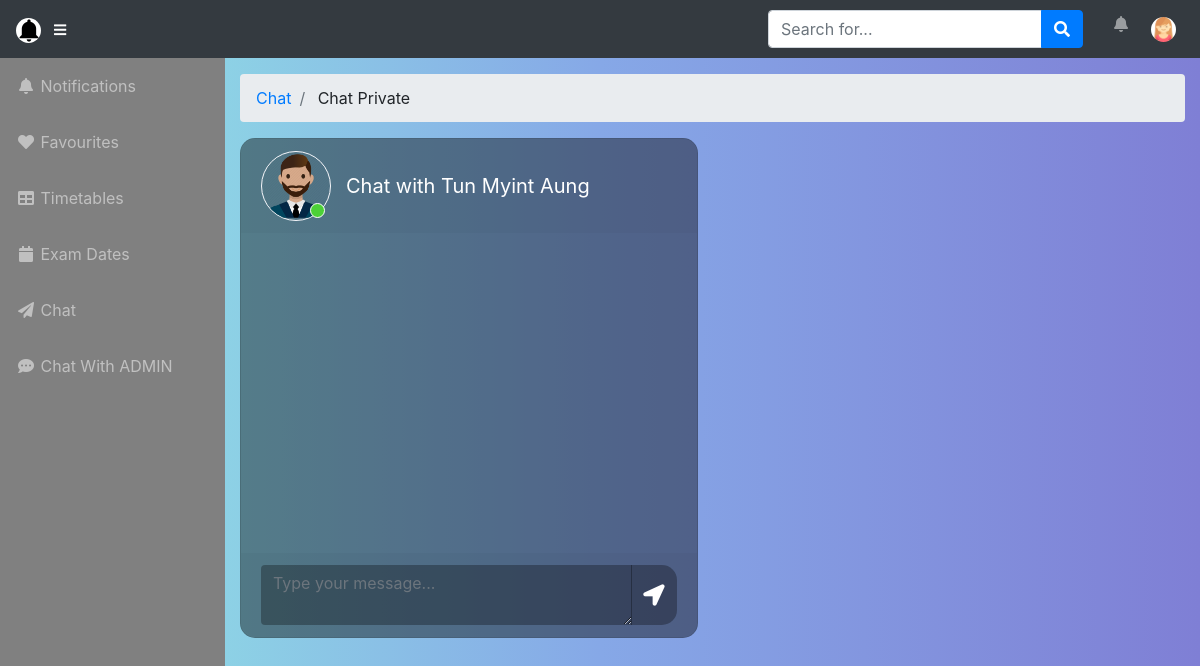
The page /user/chat-private.php?userid=3 (signed in) on the database its author committed.
### tables this page shows
CREATE TABLE `users` (
  `userid` int(11) NOT NULL,
  `userphoto` varchar(255) NOT NULL,
  `username` varchar(255) NOT NULL,
  `useremail` varchar(255) NOT NULL,
  `userpass` varchar(255) NOT NULL,
  `year_id` int(11) NOT NULL,
  `userphone` varchar(255) NOT NULL,
  `useraddress` text NOT NULL,
  `status` int(2) NOT NULL,
  `user_status` int(2) NOT NULL,
  `created_dates` datetime NOT NULL,
  `modified_date` datetime NOT NULL
);

### user/functions.php (called while the page is built, shortened)
<?php
  function clean($string)
  {
    global $conn;
    return mysqli_real_escape_string($conn,$string);
  }
?>

### user/chat-private.php (the view, shortened to what this page needs)
<?php
 include('../admin/database/connection.php');
 include('functions.php');
   if(isset($_GET['userid'])) {
    $userid =  clean($_GET['userid']);
    $query = $conn->query("SELECT * FROM users WHERE userid=$userid");
    $quer = $query->fetch_assoc();
   }
 ?>
 <!DOCTYPE html>
<html lang="en">
<head>
  <link href="vendor/fontawesome-free/css/all.min.css" rel="stylesheet" type="text/css">
  <link href="icons/themify-icons/themify-icons.css" rel="stylesheet">
  <link href="vendor/datatables/dataTables.bootstrap4.css" rel="stylesheet">
  <link href="css/sb-admin.css" rel="stylesheet">
  <link href="css/animate.css" rel="stylesheet">
  <link href="css/chat.css" rel="stylesheet">
</head>
<body id="page-top">
   <?php include('includes/usernavbar.php');?>
  <div id="wrapper">
    <?php include('includes/usersidebar.php'); ?>
    <div id="content-wrapper">
      <div class="container-fluid">
        <ol class="breadcrumb">
          <li class="breadcrumb-item">
            <a style="text-decoration: none;" href="chat.php">Chat</a>
          </li>
          <li class="breadcrumb-item">
            Chat Private
          </li>
        </ol>
        <div class="row">
                    <div class="col-12 col-md-8 col-xl-6 chat">
          <div class="card">
            <div class="card-header msg_head">
              <div class="d-flex bd-highlight">
                <div class="img_cont">
                  <img src="../admin/userprofiles/<?php echo $quer['userphoto']?>" class="rounded-circle user_img">
                  <span class="online_icon"></span>
                </div>
                <div class="user_info">
                  <span>Chat with <?php echo $quer['username']?></span>
                </div>
              </div>
            </div>
            <div class="card-body msg_card_body chat_history" id="<?php echo $quer['userid']?>" >
            </div>
            <div class="card-footer">
              <div class="input-group">
                <textarea name="chat_message"  class="form-control type_msg chat_message" placeholder="Type your message..." required=""></textarea>
                <div class="input-group-append">
                  <span class="input-group-text send_btn"><i class="fas fa-location-arrow fa-lg send_message" data-id=<?php echo $quer['userid']?>></i></span>
                </div>
              </div>
            </div>
          </div>
        </div>
        </div>
    </div>
  </div>
<?php include('includes/userfooter.php');?>

### user/includes/usernavbar.php (shortened to what this page needs)
<?php
 $rr = $conn->query("SELECT * FROM users WHERE userid='".$_SESSION['userid']."' AND useremail='".$_SESSION['useremail']."'");
   $rrr =  $rr->fetch_assoc();
?>
<nav class="navbar navbar-expand navbar-dark bg-dark static-top">
    <a class="navbar-brand mr-1" href="index.php"><img style="width: 25px; height: 25px" class="rounded-circle" src="../admin/adminprofiles/images.png"></a>
    <button class="btn btn-link btn-sm text-white order-1 order-sm-0" id="sidebarToggle" href="#">
      <i class="fas fa-bars"></i>
    </button>
    <form class="form-inline ml-auto mr-0 mr-md-3 my-2 my-md-0" action="index.php" method="POST">
      <div class="input-group">
        <input type="text" class="form-control" <?php if(isset($_POST['search'])) { ?>  value="<?php echo $search;?>" <?php } ?> id="search" placeholder="Search for..." aria-label="Search" aria-describedby="basic-addon2" name="nasearch">
        <div class="input-group-append">
          <button class="btn btn-primary" type="submit" name="search">
            <i class="fas fa-search"></i>
          </button>
        </div>
      </div>
    </form>
    <ul class="navbar-nav ml-auto ml-md-0">
      <li class="d-none d-sm-block nav-item dropdown no-arrow mx-1">
        <a class="nav-link dropdown-toggle" href="#" id="alertsDropdown" role="button" data-toggle="dropdown" aria-haspopup="true" aria-expanded="false">
          <i class="d-none d-sm-block fas fa-bell fa-fw hidden-sm"></i>
        </a>
      </li>
      <li class="nav-item dropdown no-arrow">
        <a class="nav-link dropdown-toggle" href="#" id="userDropdown" role="button" data-toggle="dropdown" aria-haspopup="true" aria-expanded="false">
         <img style="width: 25px; height: 25px" class="rounded-circle" src="../admin/userprofiles/<?php echo $rrr['userphoto']?>">
        </a>
      </li>
    </ul>
  </nav>

### user/css/chat.css (style rules this page uses)
body,html { height: 100%; margin: 0; background: #7F7FD5; background: -webkit-linear-gradient(to right, #91EAE4, #86A8E7, #7F7FD5); background: linear-gradient(to right, #91EAE4, #86A8E7, #7F7FD5); }
.chat { margin-top: auto; margin-bottom: auto; }
.card { height: 500px; border-radius: 15px !important; background-color: rgba(0,0,0,0.4) !important; }
.msg_card_body { overflow-y: auto; }
.card-body { display: block; }
.card-header { border-radius: 15px 15px 0 0 !important; border-bottom: 0 !important; }
.card-footer { border-radius: 0 0 15px 15px !important; border-top: 0 !important; }
.type_msg { background-color: rgba(0,0,0,0.3) !important; border:0 !important; color:white !important; height: 60px !important; overflow-y: auto; }
.send_btn { border-radius: 0 15px 15px 0 !important; background-color: rgba(0,0,0,0.3) !important; border:0 !important; color: white !important; cursor: pointer; }
.user_img { height: 70px; width: 70px; border:1.5px solid #f5f6fa; }
.img_cont { position: relative; height: 70px; width: 70px; }
.online_icon { position: absolute; height: 15px; width:15px; background-color: #4cd137; border-radius: 50%; bottom: 0.2em; right: 0.4em; border:1.5px solid white; }
.user_info { margin-top: auto; margin-bottom: auto; margin-left: 15px; }
.user_info span { font-size: 20px; color: white; }
.msg_head { position: relative; }

### rows shown on the page
users: userphoto (picture)
users: userphoto (picture), username "Tun Myint Aung"
